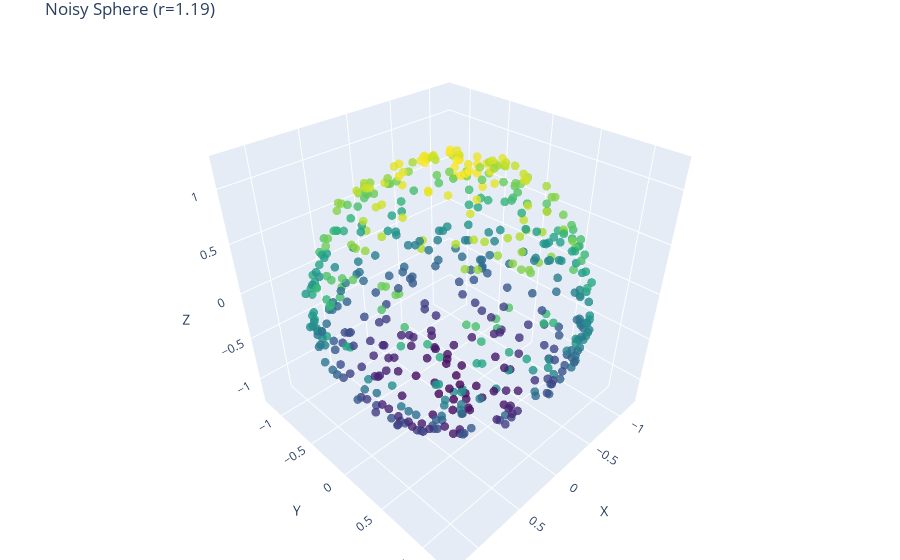

The code cell stored with this chart in its notebook:
### Code cell
points, targets = train_ds[2]

pct.visualize_point_cloud(points, title=f"Noisy Sphere (r={targets.item():.2f})")

### Figure 1 — Plotly figure (JSON) as saved in the notebook; plotly's stock layout.template omitted (floating-point values rounded to 4 significant figures; data arrays with more than 128 entries replaced by an {"elided": "..."} marker saying what was removed)
{"data": [{"marker": {"color": {"elided": "512 float values"}, "colorscale": [[0, "#440154"], [0.1111, "#482878"], [0.2222, "#3e4989"], [0.3333, "#31688e"], [0.4444, "#26828e"], [0.5556, "#1f9e89"], [0.6667, "#35b779"], [0.7778, "#6ece58"], [0.8889, "#b5de2b"], [1, "#fde725"]], "opacity": 0.8, "size": 3}, "mode": "markers", "type": "scatter3d", "x": {"elided": "512 float values"}, "y": {"elided": "512 float values"}, "z": {"elided": "512 float values"}}], "layout": {"margin": {"b": 0, "l": 0, "r": 0, "t": 30}, "scene": {"xaxis": {"title": {"text": "X"}}, "yaxis": {"title": {"text": "Y"}}, "zaxis": {"title": {"text": "Z"}}}, "title": {"text": "Noisy Sphere (r=1.19)"}}}
